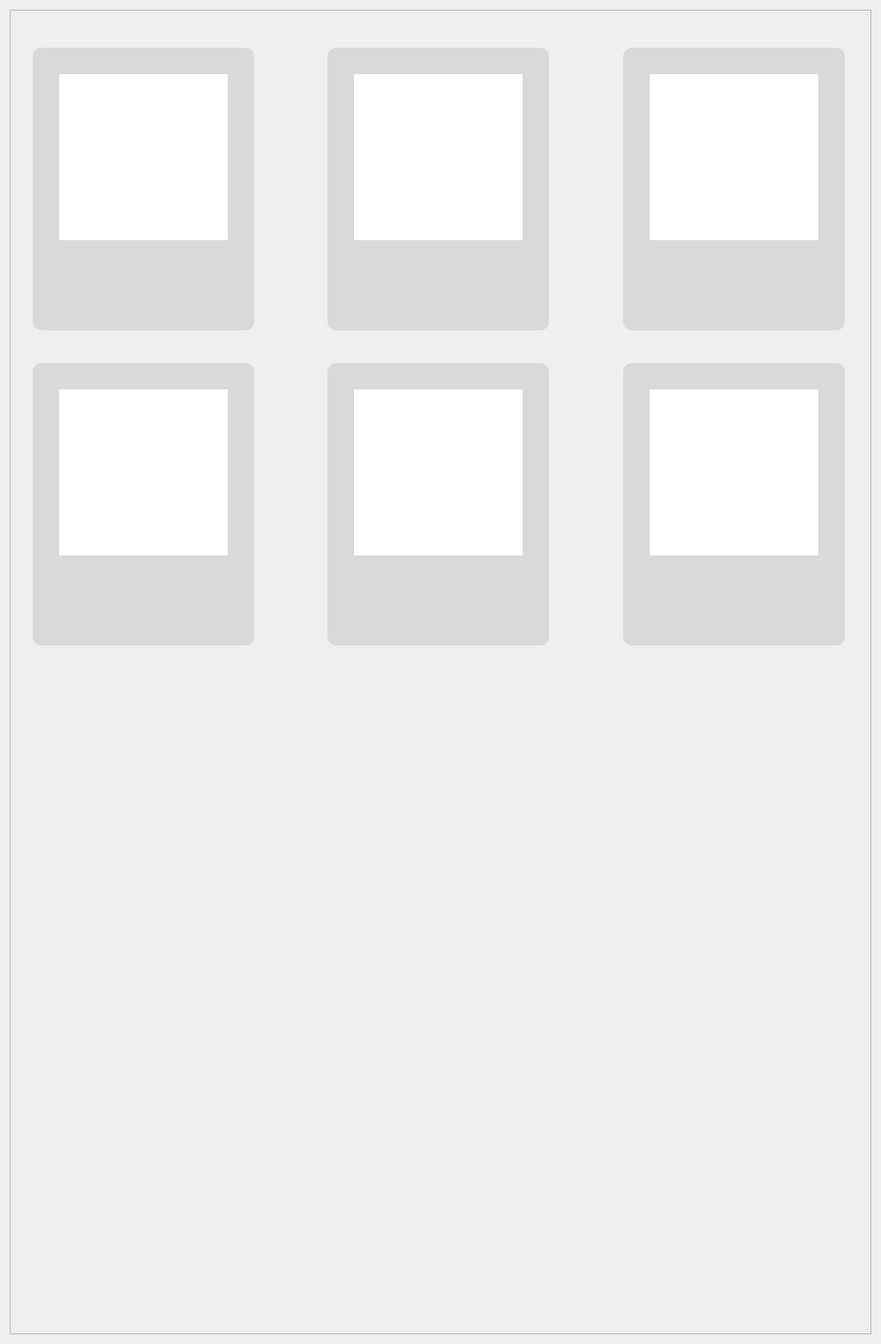
                  <widget class="QWidget" name="scrollAreaWidgetContents_17">
                   <property name="geometry">
                    <rect>
                     <x>0</x>
                     <y>0</y>
                     <width>998</width>
                     <height>1518</height>
                    </rect>
                   </property>
                   <layout class="QVBoxLayout" name="verticalLayout_25">
                    <item>
                     <widget class="QFrame" name="frame_allproduct_3">
                      <property name="minimumSize">
                       <size>
                        <width>0</width>
                        <height>1500</height>
                       </size>
                      </property>
                      <property name="frameShape">
                       <enum>QFrame::StyledPanel</enum>
                      </property>
                      <property name="frameShadow">
                       <enum>QFrame::Raised</enum>
                      </property>
                      <widget class="QWidget" name="product_48" native="true">
                       <property name="geometry">
                        <rect>
                         <x>26</x>
                         <y>43</y>
                         <width>251</width>
                         <height>320</height>
                        </rect>
                       </property>
                       <property name="styleSheet">
                        <string notr="true">border-radius: 10px;
                background: #D9D9D9;
border:none;</string>
                       </property>
                       <widget class="QPushButton" name="picproduct1_48">
                        <property name="geometry">
                         <rect>
                          <x>30</x>
                          <y>30</y>
                          <width>191</width>
                          <height>188</height>
                         </rect>
                        </property>
                        <property name="styleSheet">
                         <string notr="true">background-color: #FFF;
border-radius: 0px;</string>
                        </property>
                        <property name="text">
                         <string/>
                        </property>
                       </widget>
                      </widget>
                      <widget class="QWidget" name="product_49" native="true">
                       <property name="geometry">
                        <rect>
                         <x>695</x>
                         <y>400</y>
                         <width>251</width>
                         <height>320</height>
                        </rect>
                       </property>
                       <property name="styleSheet">
                        <string notr="true">border-radius: 10px;
                background: #D9D9D9;
border:none;</string>
                       </property>
                       <widget class="QPushButton" name="picproduct1_49">
                        <property name="geometry">
                         <rect>
                          <x>30</x>
                          <y>30</y>
                          <width>191</width>
                          <height>188</height>
                         </rect>
                        </property>
                        <property name="styleSheet">
                         <string notr="true">background-color: #FFF;
border-radius: 0px;</string>
                        </property>
                        <property name="text">
                         <string/>
                        </property>
                       </widget>
                      </widget>
                      <widget class="QWidget" name="product_50" native="true">
                       <property name="geometry">
                        <rect>
                         <x>360</x>
                         <y>43</y>
                         <width>251</width>
                         <height>320</height>
                        </rect>
                       </property>
                       <property name="styleSheet">
                        <string notr="true">border-radius: 10px;
                background: #D9D9D9;
border:none;</string>
                       </property>
                       <widget class="QPushButton" name="picproduct1_50">
                        <property name="geometry">
                         <rect>
                          <x>30</x>
                          <y>30</y>
                          <width>191</width>
                          <height>188</height>
                         </rect>
                        </property>
                        <property name="styleSheet">
                         <string notr="true">background-color: #FFF;
border-radius: 0px;</string>
                        </property>
                        <property name="text">
                         <string/>
                        </property>
                       </widget>
                      </widget>
                      <widget class="QWidget" name="product_51" native="true">
                       <property name="geometry">
                        <rect>
                         <x>695</x>
                         <y>43</y>
                         <width>251</width>
                         <height>320</height>
                        </rect>
                       </property>
                       <property name="styleSheet">
                        <string notr="true">border-radius: 10px;
                background: #D9D9D9;
border:none;</string>
                       </property>
                       <widget class="QPushButton" name="picproduct1_51">
                        <property name="geometry">
                         <rect>
                          <x>30</x>
                          <y>30</y>
                          <width>191</width>
                          <height>188</height>
                         </rect>
                        </property>
                        <property name="styleSheet">
                         <string notr="true">background-color: #FFF;
border-radius: 0px;</string>
                        </property>
                        <property name="text">
                         <string/>
                        </property>
                       </widget>
                      </widget>
                      <widget class="QWidget" name="product_52" native="true">
                       <property name="geometry">
                        <rect>
                         <x>360</x>
                         <y>400</y>
                         <width>251</width>
                         <height>320</height>
                        </rect>
                       </property>
                       <property name="styleSheet">
                        <string notr="true">border-radius: 10px;
                background: #D9D9D9;
border:none;</string>
                       </property>
                       <widget class="QPushButton" name="picproduct1_52">
                        <property name="geometry">
                         <rect>
                          <x>30</x>
                          <y>30</y>
                          <width>191</width>
                          <height>188</height>
                         </rect>
                        </property>
                        <property name="styleSheet">
                         <string notr="true">background-color: #FFF;
border-radius: 0px;</string>
                        </property>
                        <property name="text">
                         <string/>
                        </property>
                       </widget>
                      </widget>
                      <widget class="QWidget" name="product_53" native="true">
                       <property name="geometry">
                        <rect>
                         <x>26</x>
                         <y>400</y>
                         <width>251</width>
                         <height>320</height>
                        </rect>
                       </property>
                       <property name="styleSheet">
                        <string notr="true">border-radius: 10px;
                background: #D9D9D9;
border:none;</string>
                       </property>
                       <widget class="QPushButton" name="picproduct1_53">
                        <property name="geometry">
                         <rect>
                          <x>30</x>
                          <y>30</y>
                          <width>191</width>
                          <height>188</height>
                         </rect>
                        </property>
                        <property name="styleSheet">
                         <string notr="true">background-color: #FFF;
border-radius: 0px;</string>
                        </property>
                        <property name="text">
                         <string/>
                        </property>
                       </widget>
                      </widget>
                     </widget>
                    </item>
                   </layout>
                  </widget>
